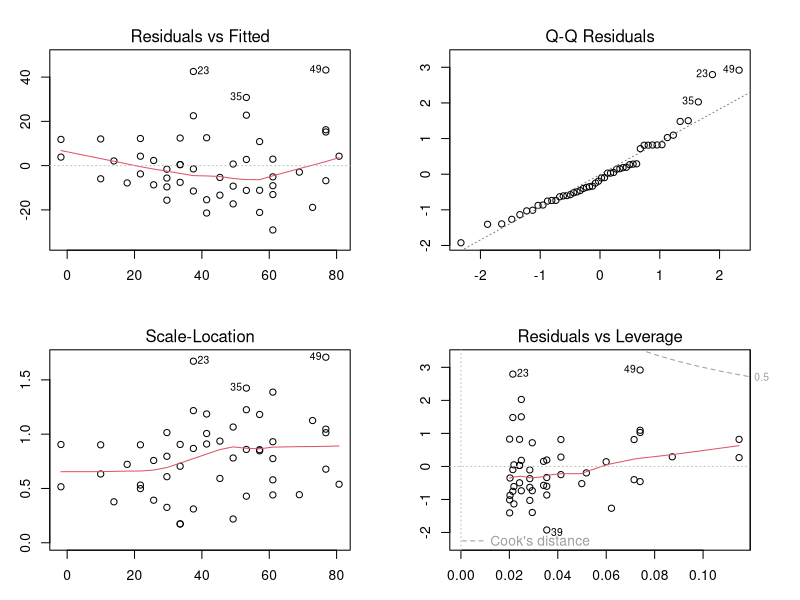

The R source for this figure:
# ?shapiro.test
# shapiro.test(rnorm(100, mean = 5, sd = 3))
# shapiro.test(runif(100, min = 2, max = 4))

# < 선형회귀 >
# 1. 회귀분석 결과 확인
m = lm(dist ~ speed, data=cars)
summary(m)

# 2. 회귀분석의 결과 plotting
par(mfrow = c(2,2), mar = c(3,3,3,3))
plot(m)
# 플롯1 정리 : x축은 예측값, y축은 잔차 - y값들이 0에 수렴하면 좋은 것. 빨간 선은 해당 구간의 잔차들의 평균
# 플롯 2 정리 : qq플롯으로서, x축은 잔차들의 quantile, y축은 잔차 평균???
# 플롯 3 정리 : 플롯 1에서 std값으로 척도만 변화시킨 것
# 플롯 4 정리 : x축은 영향력(잔차의 크기), y축은 표준화된 잔차

# 3. 회귀분석의 전제 중 잔차의 독립성 평가 - 더빗-왓슨
# install.packages("lmtest")
library(lmtest)
dwtest(m)  # p-value 0.09522로 귀무가설 기각할 수 없으므로, autocorrelation이 0인 것(오차 간의 상관관계가 없는 것)으로 결론




# <로지스틱 회귀>
# 1. 이진 분류 문제 데이터 준비 from iris
data("iris")
str(iris)
table(iris$Species)

d = subset(iris, Species %in% c('versicolor', 'virginica'))
str(d)

# 2. 전체 변수(.)를 사용해 로지스틱 회귀분석 실시
## 주의 : y변수가 factor 타입이어야 함
m = glm( Species ~ . , data = d , family = 'binomial')
m
summary(m)

fitted(m)[c(1:5, 51:55)]  # vegicolor(1~50번째)는 0에 가깝게, virginica(51~100번째)는 1에 가깝게 예측한 것을 확인할 수 있음

str(d$Species)  # factor - versicolor(2), virginica(3)
str(as.numeric(d$Species))  # num 2 or 3

f = fitted(m)  # 0~1 사이의 값 (해당 레코드가 virginica일 확률)
is_correct = ifelse( f > .5, 1, 0 ) == ( as.numeric(d$Species) - 2 )
sum(is_correct)

as.numeric(d$Species)-1


?glm
?fitted


